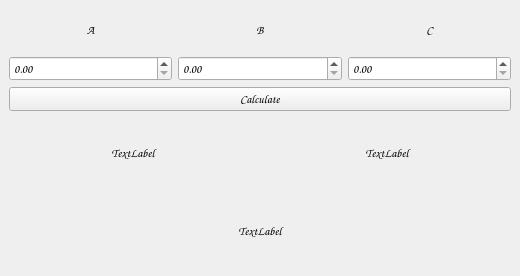
<?xml version="1.0" encoding="UTF-8"?>
<ui version="4.0">
 <class>MainWindow</class>
 <widget class="QMainWindow" name="MainWindow">
  <property name="geometry">
   <rect>
    <x>0</x>
    <y>0</y>
    <width>520</width>
    <height>276</height>
   </rect>
  </property>
  <property name="font">
   <font>
    <family>Comic Sans MS</family>
   </font>
  </property>
  <property name="windowTitle">
   <string>Andengradsligning Regner</string>
  </property>
  <widget class="QWidget" name="centralwidget">
   <layout class="QHBoxLayout" name="horizontalLayout_2">
    <item>
     <layout class="QVBoxLayout" name="verticalLayout_2">
      <item>
       <layout class="QGridLayout" name="gridLayout_2">
        <item row="0" column="0">
         <widget class="QLabel" name="label">
          <property name="layoutDirection">
           <enum>Qt::LayoutDirection::LeftToRight</enum>
          </property>
          <property name="text">
           <string>A</string>
          </property>
          <property name="scaledContents">
           <bool>false</bool>
          </property>
          <property name="alignment">
           <set>Qt::AlignmentFlag::AlignCenter</set>
          </property>
         </widget>
        </item>
        <item row="1" column="0">
         <widget class="QDoubleSpinBox" name="number_A"/>
        </item>
        <item row="1" column="3">
         <widget class="QDoubleSpinBox" name="number_C"/>
        </item>
        <item row="0" column="3">
         <widget class="QLabel" name="label_3">
          <property name="text">
           <string>C</string>
          </property>
          <property name="alignment">
           <set>Qt::AlignmentFlag::AlignCenter</set>
          </property>
         </widget>
        </item>
        <item row="1" column="2">
         <widget class="QDoubleSpinBox" name="number_B"/>
        </item>
        <item row="0" column="2">
         <widget class="QLabel" name="label_2">
          <property name="text">
           <string>B</string>
          </property>
          <property name="alignment">
           <set>Qt::AlignmentFlag::AlignCenter</set>
          </property>
         </widget>
        </item>
       </layout>
      </item>
      <item>
       <widget class="QPushButton" name="calculate">
        <property name="text">
         <string>Calculate</string>
        </property>
       </widget>
      </item>
      <item>
       <layout class="QVBoxLayout" name="verticalLayout">
        <item>
         <layout class="QHBoxLayout" name="horizontalLayout">
          <item>
           <widget class="QLabel" name="answer_1">
            <property name="text">
             <string>TextLabel</string>
            </property>
            <property name="alignment">
             <set>Qt::AlignmentFlag::AlignCenter</set>
            </property>
            <property name="textInteractionFlags">
             <set>Qt::TextInteractionFlag::LinksAccessibleByMouse|Qt::TextInteractionFlag::TextSelectableByMouse</set>
            </property>
           </widget>
          </item>
          <item>
           <widget class="QLabel" name="answer_2">
            <property name="text">
             <string>TextLabel</string>
            </property>
            <property name="alignment">
             <set>Qt::AlignmentFlag::AlignCenter</set>
            </property>
            <property name="textInteractionFlags">
             <set>Qt::TextInteractionFlag::LinksAccessibleByMouse|Qt::TextInteractionFlag::TextSelectableByMouse</set>
            </property>
           </widget>
          </item>
         </layout>
        </item>
       </layout>
      </item>
      <item>
       <widget class="QLabel" name="solution_checker">
        <property name="text">
         <string>TextLabel</string>
        </property>
        <property name="alignment">
         <set>Qt::AlignmentFlag::AlignCenter</set>
        </property>
       </widget>
      </item>
     </layout>
    </item>
   </layout>
  </widget>
 </widget>
 <resources/>
 <connections/>
</ui>
